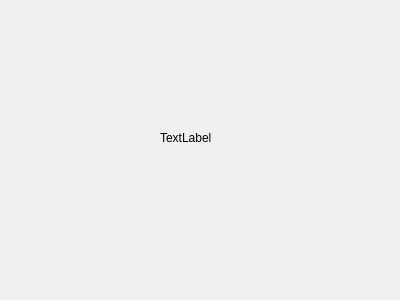
<?xml version="1.0" encoding="UTF-8"?>
<ui version="4.0">
 <class>Salaryofcompany</class>
 <widget class="QDialog" name="Salaryofcompany">
  <property name="geometry">
   <rect>
    <x>0</x>
    <y>0</y>
    <width>400</width>
    <height>300</height>
   </rect>
  </property>
  <property name="windowTitle">
   <string>Dialog</string>
  </property>
  <widget class="QLabel" name="label">
   <property name="geometry">
    <rect>
     <x>160</x>
     <y>130</y>
     <width>55</width>
     <height>16</height>
    </rect>
   </property>
   <property name="text">
    <string>TextLabel</string>
   </property>
  </widget>
 </widget>
 <resources/>
 <connections/>
</ui>
